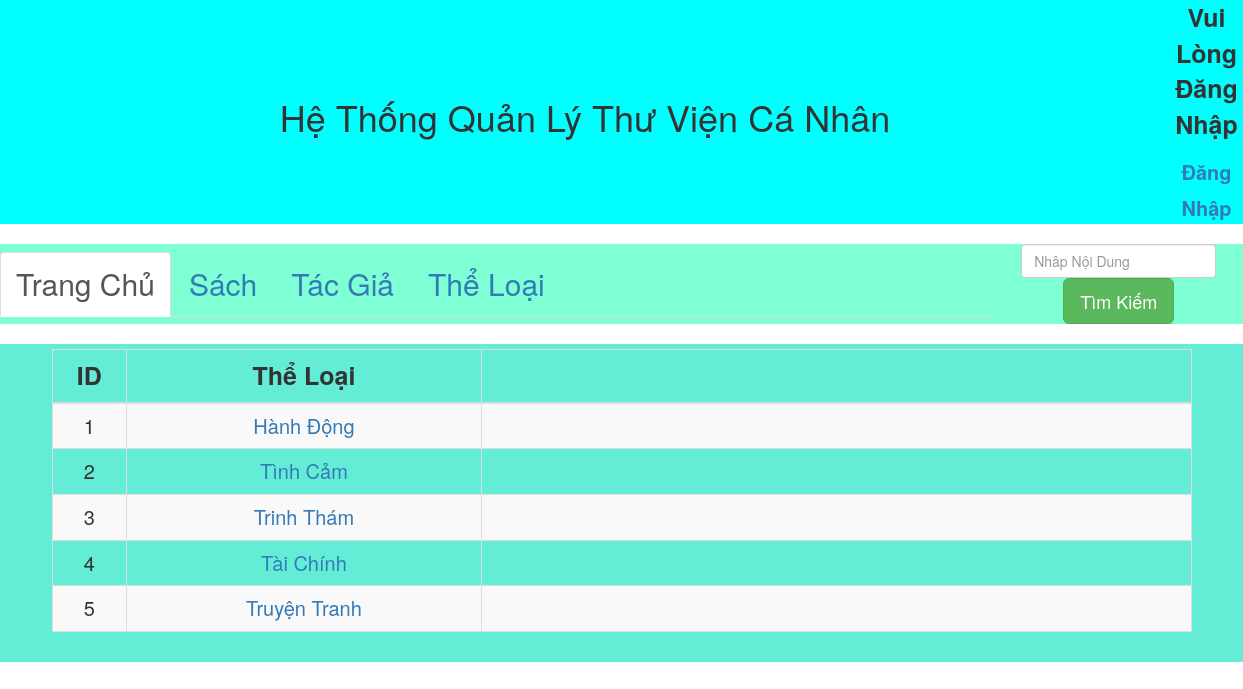
The page /category/ on the database its author committed.
### catalog/models.py (models this page shows)
class Category(models.Model):
    id = models.AutoField(primary_key=True)
    name = models.CharField(max_length=32)

### catalog/views.py (the view)
# urls.py: path('category/', views.category),
def category(request):
    category_list = models.Category.objects.all()
    return render(request, "category/category.html", {"category_list": category_list})

### templates/category/category.html (shortened to what this page needs)
{% extends "base.html" %}
{% block content %}
<div class="container" style="padding-bottom: 5px;">
</div>
<div class="container">
    <table class="table table-striped table-hover table-bordered">
        <thead>
            <tr>
                <th Style="width:20px;">ID</th>
                <th Style="width:200px;">Thể Loại</th>
                <th Style="width:400px;" class="last">
                </th>
            </tr>
        </thead>
        <tbody>
            {% for category in category_list %}
            <tr>
                <td>{{ forloop.counter }}</td>
                <td>
                    <a href="/category_book/{{ category.pk }}">{{ category.name }}</a>
                </td>
                <td>
                </td>
            </tr>
            {% endfor %}
        </tbody>
    </table>
</div>
{% endblock %}

### rows shown on the page
Category: name "Hành Động"
Category: name "Tình Cảm"
Category: name "Trinh Thám"
Category: name "Tài Chính"
Category: name "Truyện Tranh"
